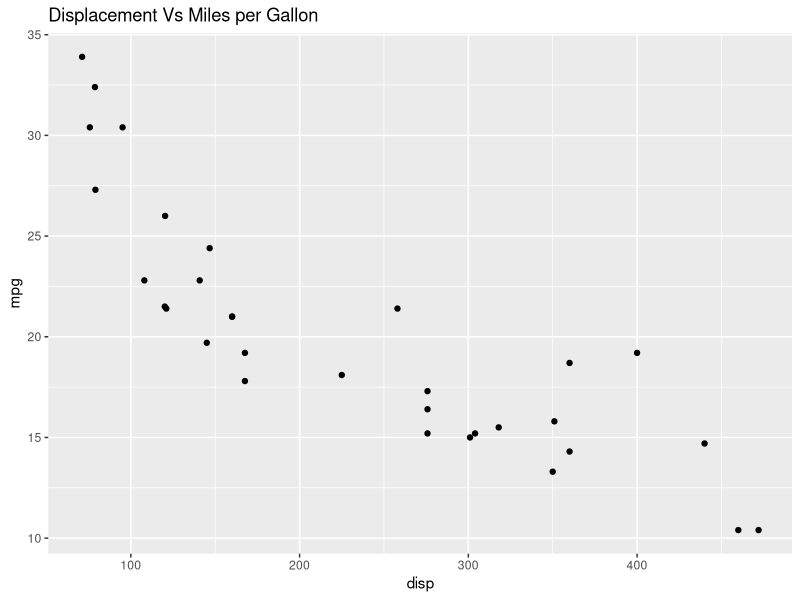
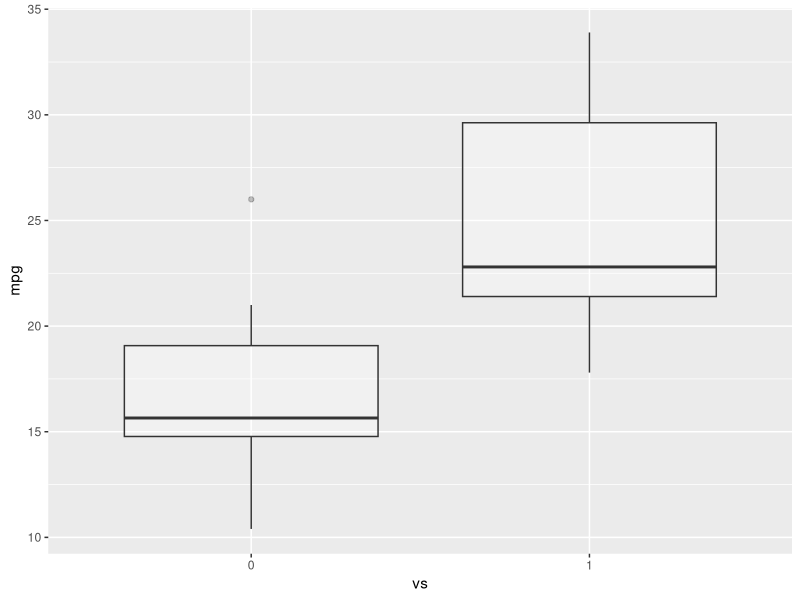
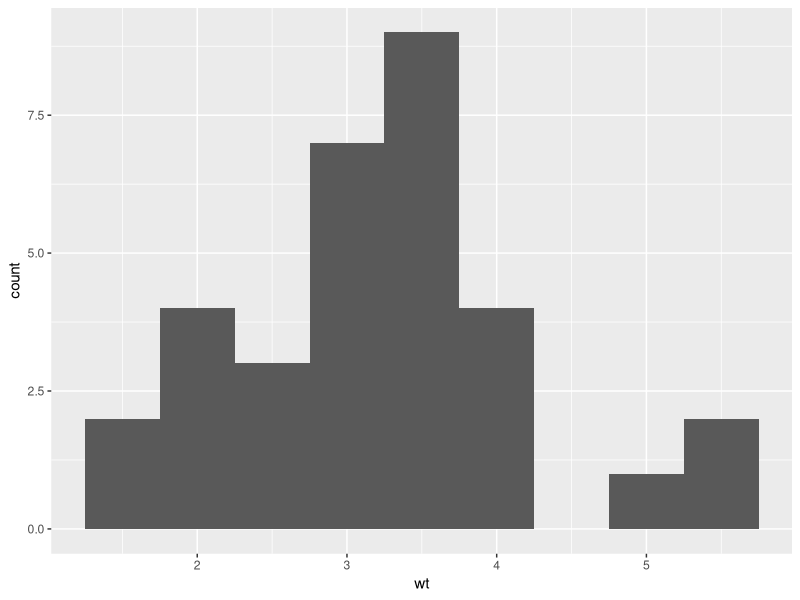

Source code (R) for these figures, in order:
library(datasets)
data(iris)
View(iris)
unique(iris$Species)
library(datasets)
data("mtcars")
head(mtcars,5)
library(ggplot2)
ggplot(aes(x=disp,y=mpg),data = mtcars)+geom_point()+ggtitle("Displacement Vs Miles per Gallon")
mtcars$vs<-as.factor(mtcars$vs)
ggplot(aes(x=vs,y=mpg),data=mtcars)+geom_boxplot(alpha=0.3)+theme(legend.position ="none")
ggplot(aes(x=wt),data=mtcars)+geom_histogram(binwidth = 0.5)
